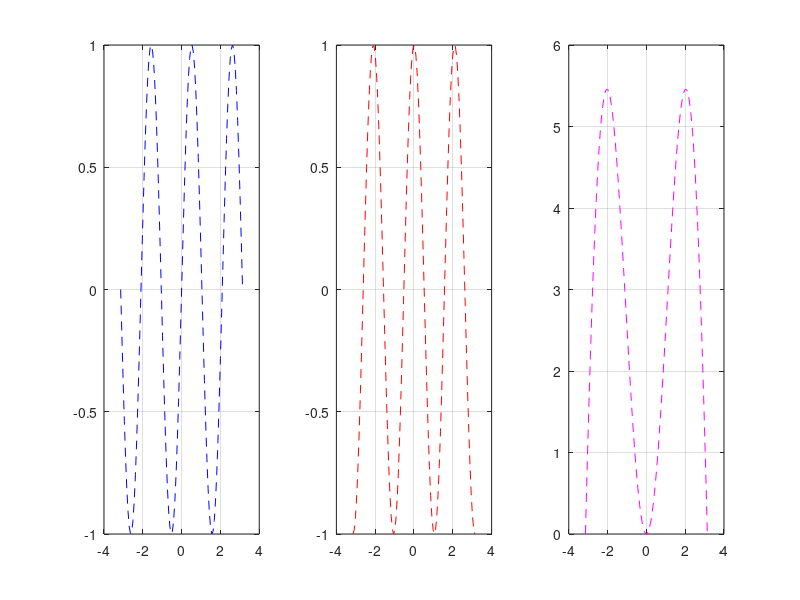

Reproduce this figure in MATLAB.
% Piggybacking off of figure_example
% This is for subplots usage

clc, clearvars, close all

x = linspace(-pi, pi);

y1=sin(x*3);
y2=cos(x*3);
y3=(x*3).*sin(x);

figure(1)
subplot(1,3,1) % creates an array size of 1x3, currently focused on 1
plot(x, y1, '--b')
grid on

subplot(1,3,2) % focused on 2
plot(x,y2,'--r')
grid on

subplot(1,3,3) % focused on 3
plot(x,y3,'--m')
grid on
